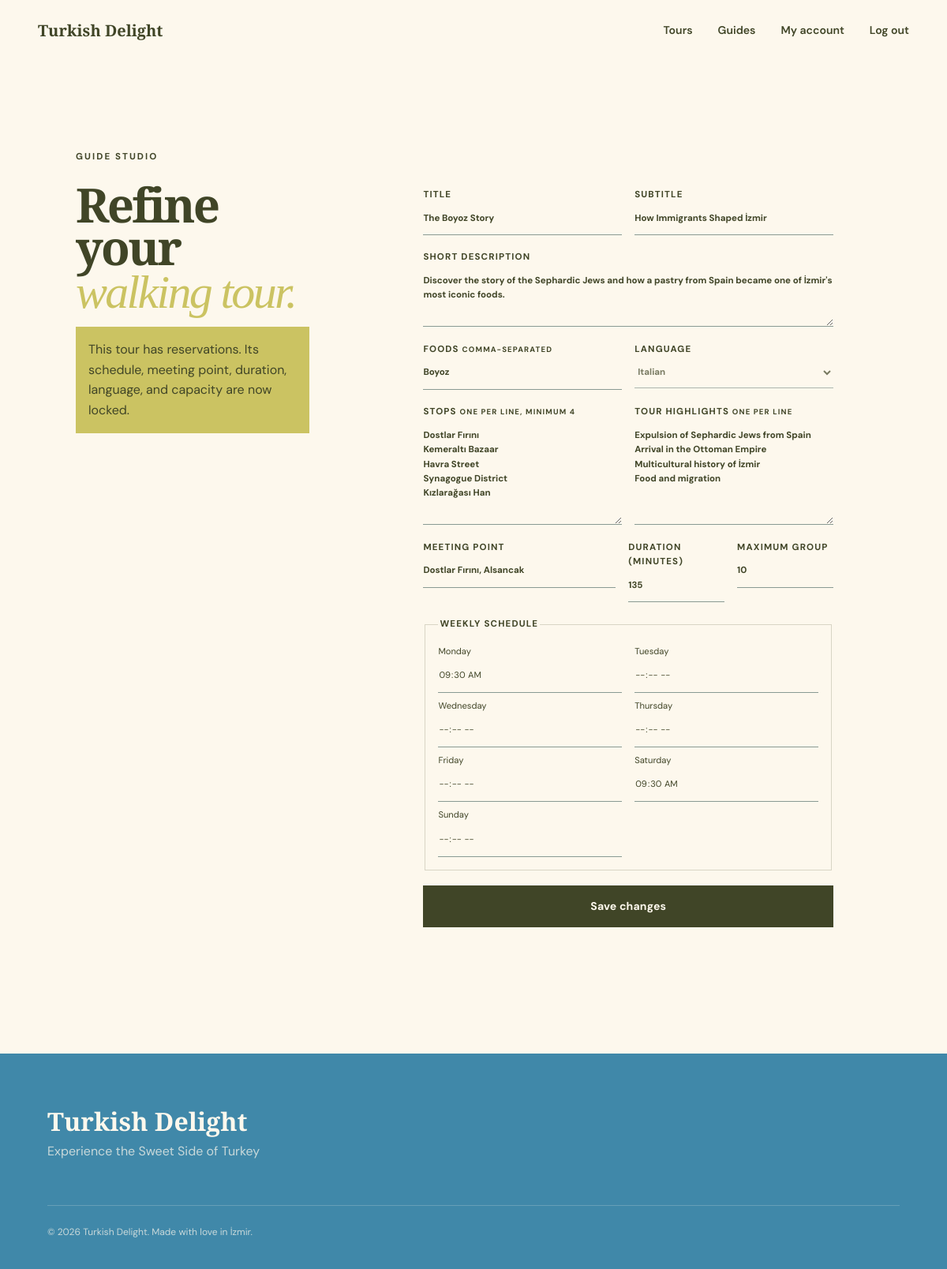
The page /guide/tour/4/edit (signed in) on the database its author committed.
### tables this page shows
CREATE TABLE tours (
  id INTEGER PRIMARY KEY AUTOINCREMENT, guide_id INTEGER NOT NULL REFERENCES users(id),
  title TEXT NOT NULL, subtitle TEXT NOT NULL, description TEXT NOT NULL, story TEXT NOT NULL,
  final_message TEXT NOT NULL, foods TEXT NOT NULL, stops TEXT NOT NULL, story_points TEXT NOT NULL,
  meeting_point TEXT NOT NULL, duration INTEGER NOT NULL CHECK(duration > 0),
  language TEXT NOT NULL, capacity INTEGER NOT NULL CHECK(capacity > 0)
);

CREATE TABLE schedules (
  tour_id INTEGER NOT NULL REFERENCES tours(id) ON DELETE CASCADE,
  weekday INTEGER NOT NULL CHECK(weekday BETWEEN 0 AND 6), start_time TEXT NOT NULL,
  PRIMARY KEY(tour_id, weekday)
);

### app.py (the view, shortened to what this page needs)
@app.route("/guide/tour/<int:tour_id>/edit", methods=["GET", "POST"])
@role_required("guide")
def edit_tour(tour_id):
    db = get_db()
    row = tourdb.get_tour(db, tour_id, current_user.id)
    if not row: abort(404)
    has_reservations = tourdb.has_tour_reservations(db, tour_id)
    schedule = tourdb.schedule_map(db, tour_id)
    return render_template("tour_form.html", tour=tour_from_row(row), languages=current_user.languages,
                           schedule=schedule, locked=has_reservations)

### app.py (called while the page is built)
def get_db():
    if "db" not in g:
        g.db = sqlite3.connect(DATABASE)
        g.db.row_factory = sqlite3.Row
        g.db.execute("PRAGMA foreign_keys = ON")
    return g.db

@login_manager.user_loader
def load_user(user_id):
    return userdb.get_user(get_db(), user_id)

def csrf_token():
    if "csrf_token" not in session:
        session["csrf_token"] = secrets.token_hex(24)
    return session["csrf_token"]

@app.before_request
def verify_csrf():
    if request.method == "POST" and request.form.get("csrf_token") != session.get("csrf_token"):
        abort(400, "Invalid or missing form token.")

def role_required(role):
    def decorator(view):
        @wraps(view)
        @login_required
        def wrapped(*args, **kwargs):
            if current_user.role != role:
                abort(403)
            return view(*args, **kwargs)
        return wrapped
    return decorator

def tour_images(tour_id):
    files = sorted((BASE_DIR / "static").glob(f"Tour{tour_id}_*"))
    return [f.name for f in files if f.is_file()]

def tour_from_row(row):
    tour = dict(row)
    tour["foods"] = json.loads(tour["foods"])
    tour["stops"] = json.loads(tour["stops"])
    tour["story_points"] = json.loads(tour["story_points"])
    tour["images"] = tour_images(tour["id"])
    preferred_guide = BASE_DIR / "static" / f"Guide{tour['id']}.jpg"
    tour["guide_image"] = preferred_guide.name if preferred_guide.exists() else "Guide1.jpg"
    return tour

### tourdb.py (called while the page is built)
def get_tour(db, tour_id, guide_id=None):
    query = "SELECT * FROM tours WHERE id=?"
    params = [tour_id]
    if guide_id is not None:
        query += " AND guide_id=?"
        params.append(guide_id)
    return db.execute(query, params).fetchone()

def schedules_for_tour(db, tour_id):
    return db.execute(
        "SELECT weekday,start_time FROM schedules WHERE tour_id=? ORDER BY weekday", (tour_id,)
    ).fetchall()

def schedule_map(db, tour_id):
    return {row["weekday"]: row["start_time"] for row in schedules_for_tour(db, tour_id)}

def has_tour_reservations(db, tour_id):
    return bool(db.execute("SELECT 1 FROM reservations WHERE tour_id=?", (tour_id,)).fetchone())

### userdb.py (called while the page is built)
def get_user(db, user_id):
    row = db.execute("SELECT * FROM users WHERE id=?", (user_id,)).fetchone()
    return User(row) if row else None

### templates/tour_form.html (shortened to what this page needs)
{% extends "base.html" %}
{% block content %}
  <section class="form-page">
    <div>
      <p class="eyebrow">Guide studio</p>
      <h1>{{ 'Refine your' if tour else 'Create a new' }}<br><em>walking tour.</em></h1>
      {% if locked %}
        <p class="notice">
          This tour has reservations. Its schedule, meeting point, duration, language, and capacity are now locked.
        </p>
      {% endif %}
    </div>
    <form method="post" enctype="multipart/form-data" class="editor-form">
      <div class="form-row">
        <label>
          Title
          <input name="title" required value="{{ tour.title if tour else '' }}">
        </label>
        <label>
          Subtitle
          <input name="subtitle" required value="{{ tour.subtitle if tour else '' }}">
        </label>
      </div>
      <label>
        Short description
        <textarea name="description" rows="3" required>{{ tour.description if tour else '' }}</textarea>
      </label>
      <div class="form-row">
        <label>
          Foods <small>comma-separated</small>
          <input name="foods" value="{{ tour.foods|join(', ') if tour else '' }}">
        </label>
        <label>
          Language
          <select name="language" required {% if locked %}disabled{% endif %}>
            {% for language in languages %}
              <option {% if tour and tour.language == language %}selected{% endif %}>{{ language }}</option>
            {% endfor %}
          </select>
        </label>
      </div>
      <div class="form-row">
        <label>
          Stops <small>one per line, minimum 4</small>
          <textarea name="stops" rows="6" required>{{ tour.stops|join('\n') if tour else '' }}</textarea>
        </label>
        <label>
          Tour highlights <small>one per line</small>
          <textarea name="story_points" rows="6">{{ tour.story_points|join('\n') if tour else '' }}</textarea>
        </label>
      </div>
      <div class="form-row three">
        <label>
          Meeting point
          <input
            name="meeting_point"
            required
            value="{{ tour.meeting_point if tour else '' }}"
            {% if locked %}readonly{% endif %}
          >
        </label>
        <label>
          Duration (minutes)
          <input
            type="number"
            name="duration"
            min="30"
            required
            value="{{ tour.duration if tour else 120 }}"
            {% if locked %}readonly{% endif %}
          >
        </label>
        <label>
          Maximum group
          <input
            type="number"
            name="capacity"
            min="1"
            required
            value="{{ tour.capacity if tour else 10 }}"
            {% if locked %}readonly{% endif %}
          >
        </label>
      </div>
      <fieldset>
        <legend>Weekly schedule</legend>
        <div class="schedule-grid">
          {% for day in range(7) %}
            <label>
              {{ weekdays[day] }}
              <input
                type="time"
                name="day_{{ day }}"
                value="{{ schedule.get(day, '') }}"
                {% if locked %}readonly{% endif %}
              >
            </label>
          {% endfor %}
        </div>
      </fieldset>
      <button class="button button-dark" type="submit">{{ 'Save changes' if tour else 'Create tour' }}</button>
    </form>
  </section>
{% endblock %}

### static/style.css (style rules this page uses)
:root { --ink: #404527; --deep: #4088A9; --cream: #FDF8ED; --paper: #FDF8ED; --clay: #84287E; --gold: #CBC362; --sea: #4088A9; --line: rgba(64, 69, 39, .2); --serif: "Playfair Display", Georgia, serif; --sans: "DM Sans", Arial, sans-serif; }
* { box-sizing: border-box; }
html { scroll-behavior: smooth; }
body { margin: 0; background: var(--paper); color: var(--ink); font-family: var(--sans); font-size: 16px; line-height: 1.6; }
button, input, select, textarea { font: inherit; color: inherit; }
button { cursor: pointer; }
.button { display: inline-flex; align-items: center; justify-content: center; gap: .5rem; background: var(--gold); color: var(--deep); border: 0; padding: .95rem 1.35rem; font-weight: 700; font-size: .88rem; letter-spacing: .01em; transition: transform .2s, background .2s; }
.button-dark { background: var(--ink); color: var(--paper); }
.eyebrow { text-transform: uppercase; letter-spacing: .18em; font-size: .72rem; font-weight: 700; margin: 0 0 1.5rem; }
.hero h1, .auth-panel h1, .dashboard h1, .form-page h1, .error-page h1 { font: 600 clamp(3.5rem, 7.5vw, 7.4rem)/.9 var(--serif); letter-spacing: -.045em; margin: .1em 0 .28em; }
.hero h1 em, h2 em, .auth-panel h1 em, .form-page h1 em { color: var(--gold); font-weight: 500; }
.stack-form, .editor-form { display: flex; flex-direction: column; gap: 1.2rem; }
.stack-form>label, .editor-form>label, .form-row label, .mini-form label, .booking-card label { font-size: .72rem; font-weight: 700; text-transform: uppercase; letter-spacing: .1em; }
.stack-form input, .editor-form input, .editor-form textarea, .editor-form select, .mini-form input, .booking-card select, .booking-card input { display: block; width: 100%; border: 0; border-bottom: 1px solid rgba(23, 63, 58, .5); background: transparent; padding: .7rem 0; outline: none; text-transform: none; letter-spacing: normal; }
.form-row { display: grid; grid-template-columns: 1fr 1fr; gap: 1rem; }
.form-row.three { grid-template-columns: 2fr 1fr 1fr; }
.auth-panel fieldset, .editor-form fieldset { border: 1px solid var(--line); padding: 1rem; }
.auth-panel legend, .editor-form legend { font-size: .72rem; font-weight: 700; text-transform: uppercase; letter-spacing: .1em; }
.form-page { padding: 7rem 8vw; display: grid; grid-template-columns: .65fr 1.35fr; gap: 8vw; }
.form-page h1 { font-size: clamp(3rem, 5vw, 5rem); position: sticky; top: 2rem; }
.editor-form { background: var(--cream); padding: 3rem; }
.editor-form textarea { resize: vertical; }
.schedule-grid { display: grid; grid-template-columns: repeat(2, 1fr); gap: .5rem 1rem; }
.schedule-grid label { font-size: .7rem; }
.notice { background: var(--gold); padding: 1rem; }

### rows shown on the page
tours: title "The Boyoz Story", subtitle "How Immigrants Shaped İzmir", description "Discover the story of the Sephardic Jews and how a pastry from Spain became one of İzmir's most iconic foods.", language "Italian", meeting_point "Dostlar Fırını, Alsancak", duration "135", capacity "10"
schedules: get "09:30"
schedules: get "09:30"

### other values the page prints
{{ 'Refine your' if tour else 'Create a new' }} "Refine your"
{{ weekdays[day] }} "Monday" "Tuesday" "Wednesday" "Thursday" "Friday" "Saturday" "Sunday"
{{ 'Save changes' if tour else 'Create tour' }} "Save changes"
